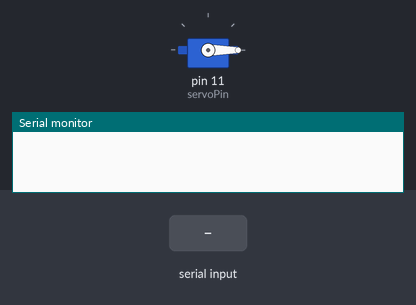
Simulated run of this sketch. Board: Arduino Uno, built with avr-gcc and run on an emulated ATmega328P. On the bench: servo, the last lines printed to the serial monitor. The test bench sets the inputs (shaded band).

Above: at 1.2 s.
1.3 s: "A90\n" received over Serial
At 2.2 s:
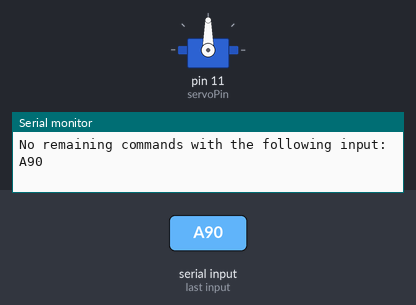
2.8 s: "A\n" received over Serial
At 3.3 s:
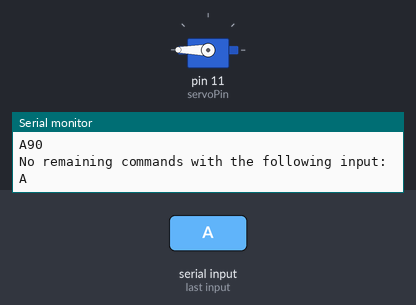
Timing chart, 0 to 5.8 s (numbered marks = the images above; inputs shaded):
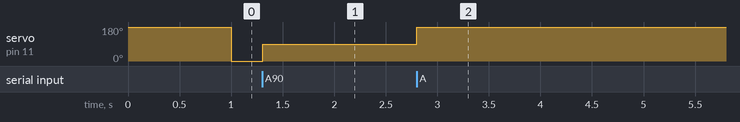

The sketch:

servo_control.ino
```cpp
#include <Servo.h>

const int servoPin=11;
int defaultAngle=180;
int angle=defaultAngle;

Servo servo1;
void setup() {
  Serial.begin(9600);
  servo1.attach(servoPin);
  servo1.write(defaultAngle);
}

void setAngle(int ang){
  servo1.write(180-ang);
  angle=ang;
}
void loop() {
  String commandString=Serial.readStringUntil('\n');
  if(commandString.length()>0){
    int index=0;
    String inputString="";
    do{
      index=commandString.indexOf('|');
      if(index==-1){
        inputString=commandString;
        Serial.println("No remaining commands with the following input:");
        Serial.println(inputString);
      }
      else{
        inputString=commandString.substring(0,index);
        commandString=commandString.substring(index+1);
        Serial.println("Input:");
        Serial.println(inputString);
        Serial.println("Remaining Command:");
        Serial.println(commandString);
      }
      char command=inputString.charAt(0);
      switch(command){
        case 'A':
          setAngle(inputString.substring(1).toInt());
          break;
        case 'W':
          delay(inputString.substring(1).toInt());
          break;
      }
    }while(index!=-1);
  }
  setAngle(angle);
}
```

Measured:
- after the input at 1.3 s, servo on pin 11 (servoPin): 0° → 90° at once
- after the input at 2.8 s, servo on pin 11 (servoPin): 90° → 180° at once
